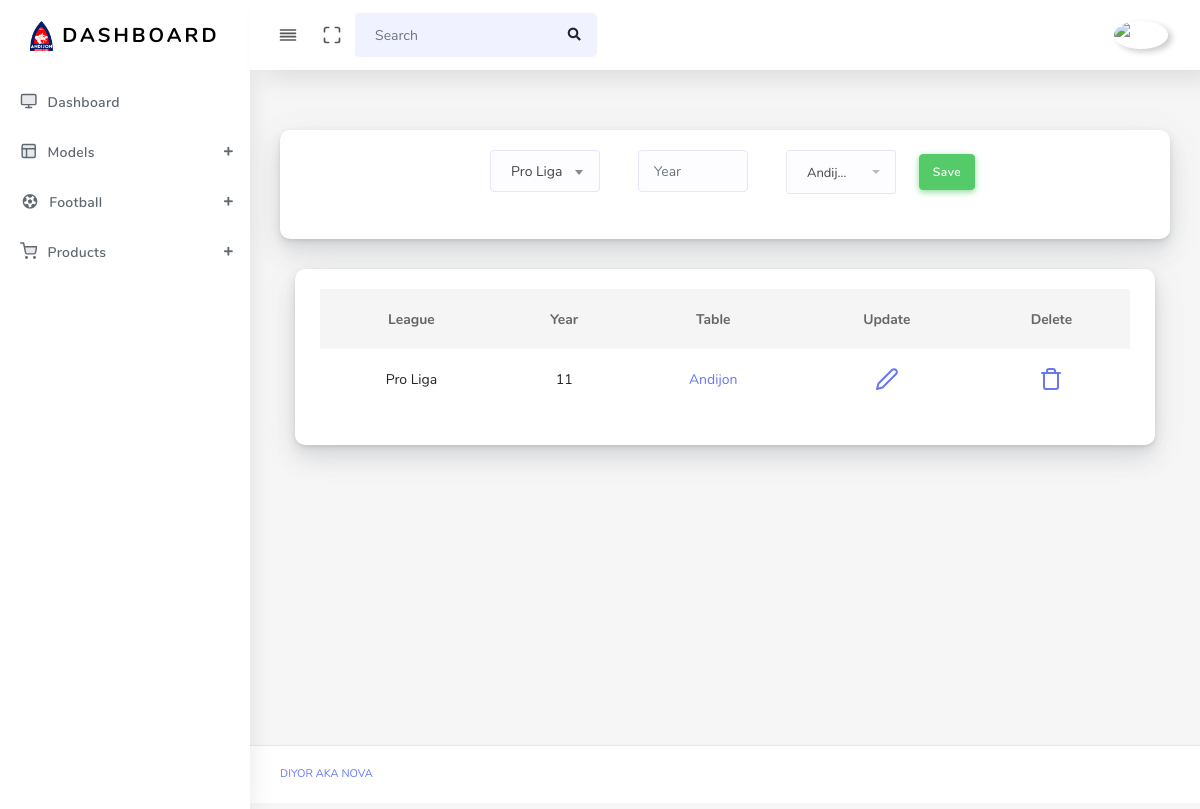
The app's page /table/ (signed in) with its own data.
### main/models.py (models this page shows)
class Statics(models.Model):  # done
    club = models.ForeignKey(Club, on_delete=models.SET_NULL, null=True, blank=True)
    game = models.IntegerField(default=0)
    win = models.IntegerField(default=0)
    draw = models.IntegerField(default=0)
    lose = models.IntegerField(default=0)
    score = models.IntegerField(default=0)
    conceded = models.IntegerField(default=0)
    point = models.IntegerField(default=0)

class Club(models.Model):  # done
    name = models.CharField(max_length=210)
    logo = models.ImageField(upload_to='club/')
    league = models.ForeignKey(League, on_delete=models.SET_NULL, null=True, blank=True)

class Table(models.Model):  # done
    league = models.ForeignKey(League, on_delete=models.CASCADE)
    year = models.PositiveIntegerField()
    statics = models.ManyToManyField(Statics)

class League(models.Model):  # done
    name = models.CharField(max_length=210)
    logo = models.ImageField(upload_to='league/')

### main/views.py (the view, shortened to what this page needs)
# urls.py: path('table/', table_view, name='table'),
@login_required(login_url='login')
def table_view(request):
    context = {
        'table': Table.objects.all(),
        'statics': Statics.objects.all(),
        'league': League.objects.all()
    }
    return render(request, 'table.html', context)

### templates/table.html (shortened to what this page needs)
{% extends 'base.html' %}
{% block content %}
<main class="main-content">
    <div class="section-body">
        <div class="row">
            <div class="col-lg-12">
                <div class="card">
                    <div class="card-body">
                        <form action="{% url 'table' %}" method="post" style="display:flex; justify-content: center;" enctype="multipart/form-data">
                            <div class="form-group col-2 mr-2">
                            </div>
                            <div class="form-group col-2 mr-2">
                                <input type="text" name="year" placeholder="Year" class="form-control" required>
                            </div>
                            <div class="form-group col-2 mr-2">
                                <select class="form-control selectric" name="statics" multiple="">
                                    {% for i in statics %}
                                        <option value="{{ i.id }}">{{ i.club.name }}</option>
                                    {% endfor %}
                                </select>
                            </div>
                            <div class="form-group mt-1">
                                <button class="btn btn-success">Save</button>
                            </div>
                        </form>
                    </div>
                </div>
            </div>
        </div>
    </div>
    <div class="col-12 col-md-12 col-lg-12">
        <div class="card">
            <div class="card-body">
                <table class="table table-hover" style="text-align: center">
                    <thead>
                        <tr>
                            <th scope="col">League</th>
                            <th scope="col">Year</th>
                            <th scope="col">Table</th>
                            <th scope="col">Update</th>
                            <th scope="col">Delete</th>
                        </tr>
                    </thead>
                    <tbody>
                        {% for i in table %}
                            <tr>
                                <td>{{ i.league.name }}</td>
                                <td>{{ i.year }}</td>
                                <td><a href="{% url 'get-table' i.id %}">{{ i.statics.first.club.name }}</a></td>
                                <td><a href="{% url 'update-table' i.id %}"><i class="align-middle" data-feather="edit-2"></i></a></td>
                                <td><a href="{% url 'delete-table' i.id %}"><i class="align-middle" data-feather="trash"></i></a></td>
                            </tr>
                        {% endfor %}
                    </tbody>
                </table>
            </div>
        </div>
    </div>
</main>
{% endblock %}

### records on screen
Statics: club.name "Andij…"
Table: league.name "Pro Liga", year "11", statics.first.club.name "Andijon"
